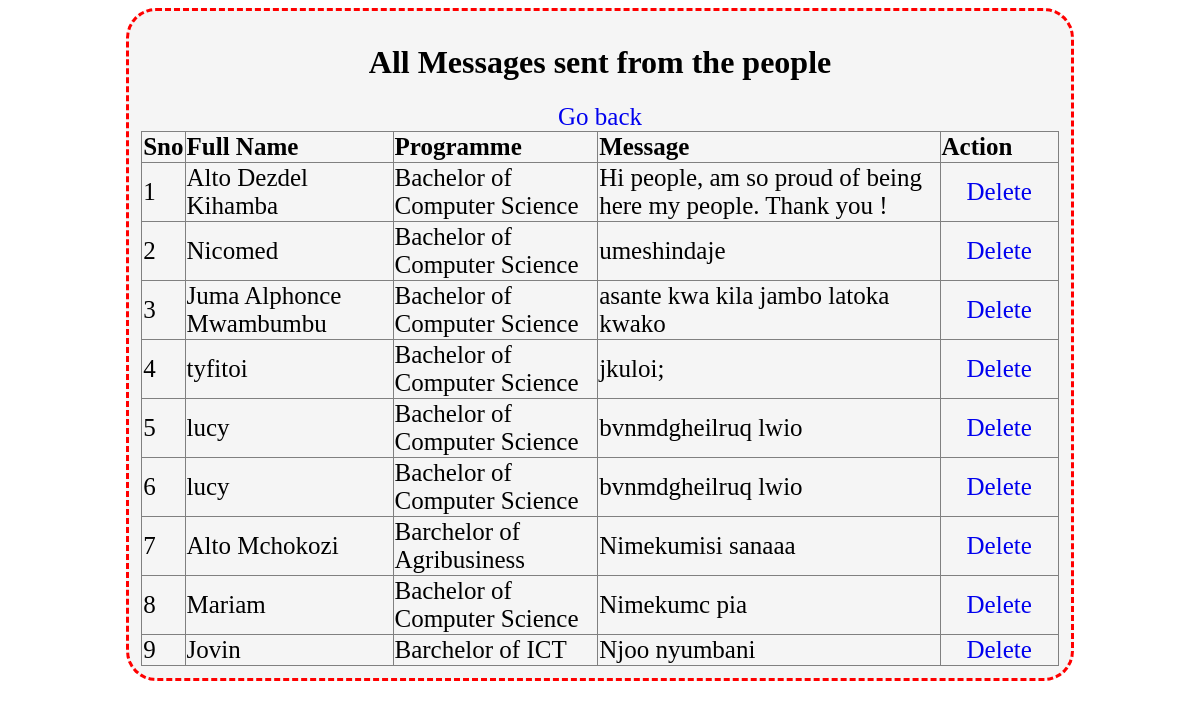
The app's page /pages/viewmessages.php with its own data.
### tables this page shows
CREATE TABLE `messages` (
  `id` int(11) NOT NULL,
  `full_name` varchar(255) NOT NULL,
  `programme` varchar(250) NOT NULL,
  `phone` int(255) NOT NULL,
  `message` varchar(500) NOT NULL
);

### pages/viewmessages.php (the view, shortened to what this page needs)
<?php
$con =mysqli_connect( 'sql109.infinityfree.com','if0_38810862','Alto2002','if0_38810862_alto');
$query=mysqli_query($con," SELECT * FROM messages");
$i = 1;
$view='
<table border="1em">
<tr>
<th>Sno</th>
<th>Full Name</th>
<th>Programme</th>
<th>Message</th>
<th> Action</th>
</tr>';
while ($show = mysqli_fetch_array($query)) {
	$fid =$show['id'];
	$fname =$show['full_name'];
	$prog =$show['programme'];
    $mess =$show['message'];
$view .="
<tr>
<td>".$i++."</td>
<td>$fname</td>
<td>$prog</td>
<td>$mess</td>
<td><a href='deletemessage.php?delid=$fid'onclick='futa($fid)'>Delete</a></td>
</tr>
";
}
 ?>
 <div>
 	<link rel="stylesheet" type="text/css" href="../css/style2.css">
 	<h1>All Messages sent from the people</h1>
 	<?php
echo $view;
 	 ?>
 	  <a href="message.php">Go back</a>
 </div>

### css/style2.css (style rules this page uses)
div { background-color: whitesmoke; text-align: center;-left: 20%; margin-right: 10%; margin-left: 10%; border-radius: 30PX; border-style: dashed; border-color: red; padding:1%; }
table { width: 100%; text-align: left; height: 25%; border-collapse: collapse; }
table td,th { font-size: 25px; }
a { padding: 25px; text-decoration: none; font-size: 25px; }

### records on screen
messages: full_name "Alto Dezdel Kihamba", programme "Bachelor of Computer Science", message "Hi people, am so proud of being here my people. Thank you !"
messages: full_name "Nicomed", programme "Bachelor of Computer Science", message "umeshindaje"
messages: full_name "Juma Alphonce Mwambumbu", programme "Bachelor of Computer Science", message "asante kwa kila jambo latoka kwako"
messages: full_name "tyfitoi", programme "Bachelor of Computer Science", message "jkuloi;"
messages: full_name "lucy", programme "Bachelor of Computer Science", message "bvnmdgheilruq lwio"
messages: full_name "lucy", programme "Bachelor of Computer Science", message "bvnmdgheilruq lwio"
messages: full_name "Alto Mchokozi", programme "Barchelor of Agribusiness", message "Nimekumisi sanaaa"
messages: full_name "Mariam", programme "Bachelor of Computer Science", message "Nimekumc pia"
messages: full_name "Jovin", programme "Barchelor of ICT", message "Njoo nyumbani"
